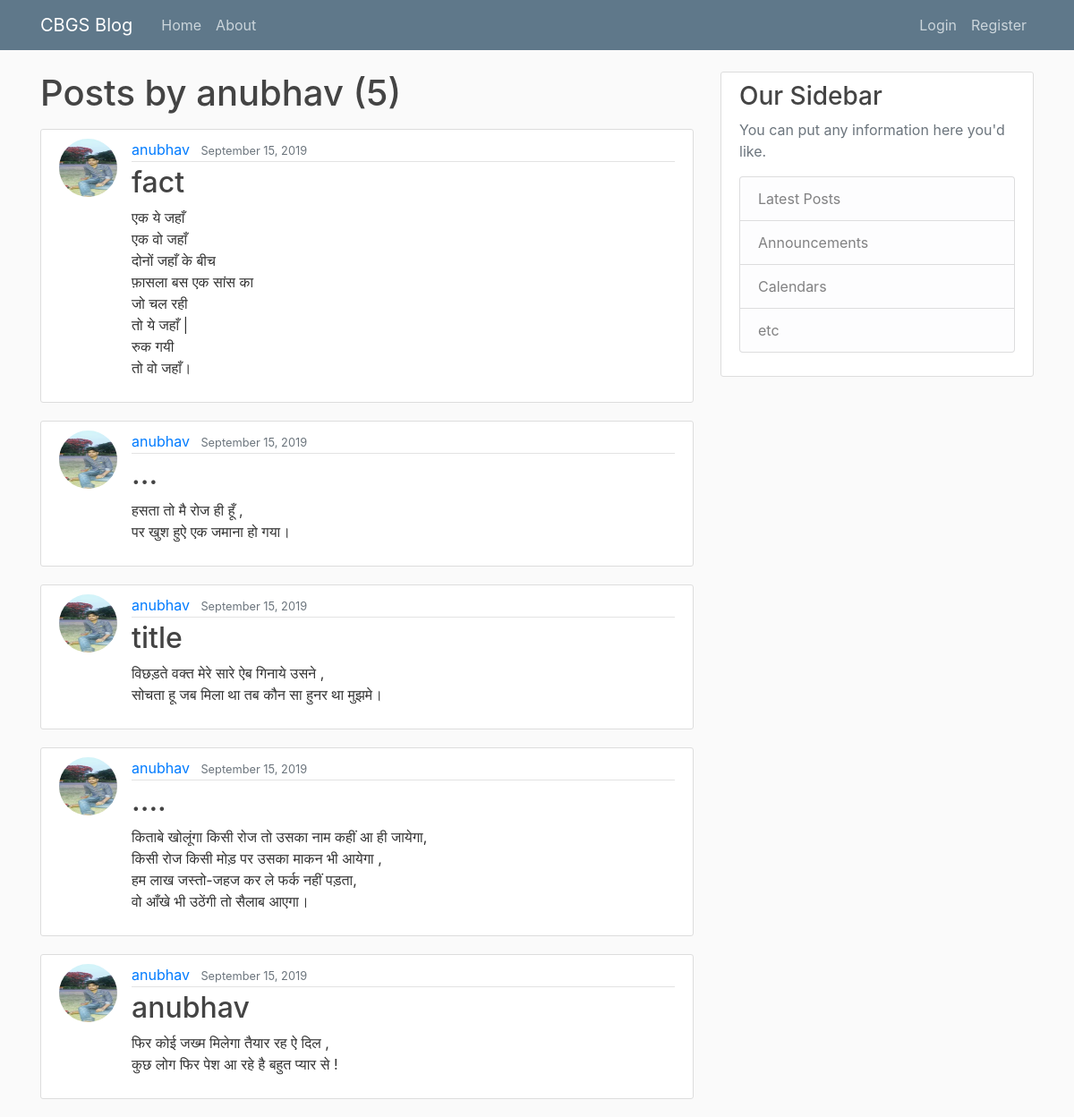
The app's page /user/anubhav with its own data.
### blog/models.py (models this page shows, shortened)
class Post(models.Model):
	title = models.CharField(max_length=100)
	content = models.TextField()
	date_posted = models.DateTimeField(default=timezone.now)
	author = models.ForeignKey(User,on_delete=models.CASCADE)

### users/models.py (models this page shows, shortened)
class Profile(models.Model):
	user = models.OneToOneField(User,on_delete=models.CASCADE)
	image = models.ImageField(default='default.jpg', upload_to='profile_pics')

### blog/views.py (the view)
# urls.py: path('user/<str:username>', UserPostListView.as_view(), name='user-posts'),
class UserPostListView(ListView):
	model = Post
	template_name = 'blog/user_posts.html'  # <app>/<model>_<viewtype>.html
	context_object_name = 'posts'
	ordering = ['-date_posted']
	paginate_by = 5
	def get_queryset(self):
		user = get_object_or_404(User, username=self.kwargs.get('username'))
		return Post.objects.filter(author=user).order_by('-date_posted')

### blog/templates/blog/user_posts.html (shortened to what this page needs)
{% extends 'blog/base.html' %}
{% block content %}
	<h1 class="mb-3">Posts by {{ view.kwargs.username }} ({{ page_obj.paginator.count }})</h1>
	{% for post in posts %}
		<article class="media content-section">
		<img class="rounded-circle article-img"src="{{ post.author.profile.image.url }}">
		  <div class="media-body">
			<div class="article-metadata">
			  <a class="mr-2" href="{% url 'user-posts' post.author.username %}">{{ post.author }}</a>
			  <small class="text-muted">{{ post.date_posted|date:"F d, Y" }}</small>
			</div>
			<h2><a class="article-title" href="{% url 'post-detail' post.id %}">{{ post.title }}</a></h2>
			<p class="article-content">{{ post.content }}</p>
		  </div>
	</article>
	{% endfor %}
{% endblock content %}

### blog/static/blog/main.css (style rules this page uses)
body { background: #fafafa; color: #333333; margin-top: 5rem; }
h1, h2, h3, h4, h5, h6 { color: #444444; }
.content-section { background: #ffffff; padding: 10px 20px; border: 1px solid #dddddd; border-radius: 3px; margin-bottom: 20px; }
.article-title { color: #444444; }
.article-content { white-space: pre-line; }
.article-img { height: 65px; width: 65px; margin-right: 16px; }
.article-metadata { padding-bottom: 1px; margin-bottom: 4px; border-bottom: 1px solid #e3e3e3 }

### records on screen
Post: author.profile.image (picture), author "anubhav", date_posted "September 15, 2019", title "fact", content "एक ये जहाँ एक वो जहाँ दोनों जहाँ के बीच फ़ासला बस एक सांस का जो चल रही तो ये जहाँ | रुक गयी तो वो जहाँ।"
Post: author.profile.image (picture), author "anubhav", date_posted "September 15, 2019", title "...", content "हसता तो मै रोज ही हूँ , पर खुश हुऐ एक जमाना हो गया।"
Post: author.profile.image (picture), author "anubhav", date_posted "September 15, 2019", title "title", content "विछड़ते वक्त मेरे सारे ऐब गिनाये उसने , सोचता हू जब मिला था तब कौन सा हुनर था मुझमे।"
Post: author.profile.image (picture), author "anubhav", date_posted "September 15, 2019", title "....", content "किताबे खोलूंगा किसी रोज तो उसका नाम कहीं आ ही जायेगा, किसी रोज किसी मोड़ पर उसका माकन भी आयेगा , हम लाख जस्तो-जहज कर ले फर्क नहीं पड़ता, वो आँखे भी उठेंगी तो सैलाब आएगा।"
Post: author.profile.image (picture), author "anubhav", date_posted "September 15, 2019", title "anubhav", content "फिर कोई जख्म मिलेगा तैयार रह ऐ दिल , कुछ लोग फिर पेश आ रहे है बहुत प्यार से !"

### other values on screen
{{ view.kwargs.username }} "anubhav"
{{ page_obj.paginator.count }} "5"
